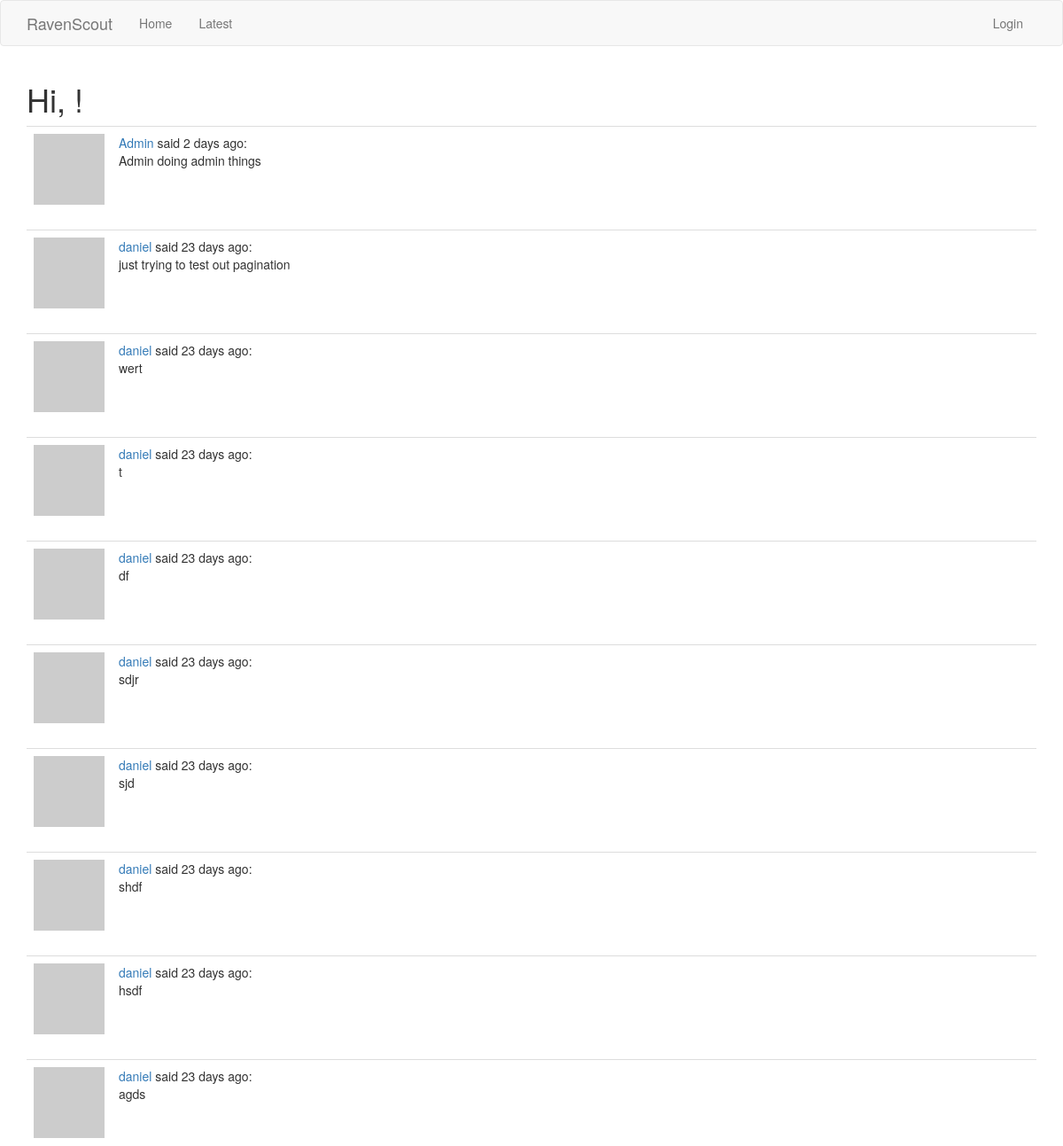
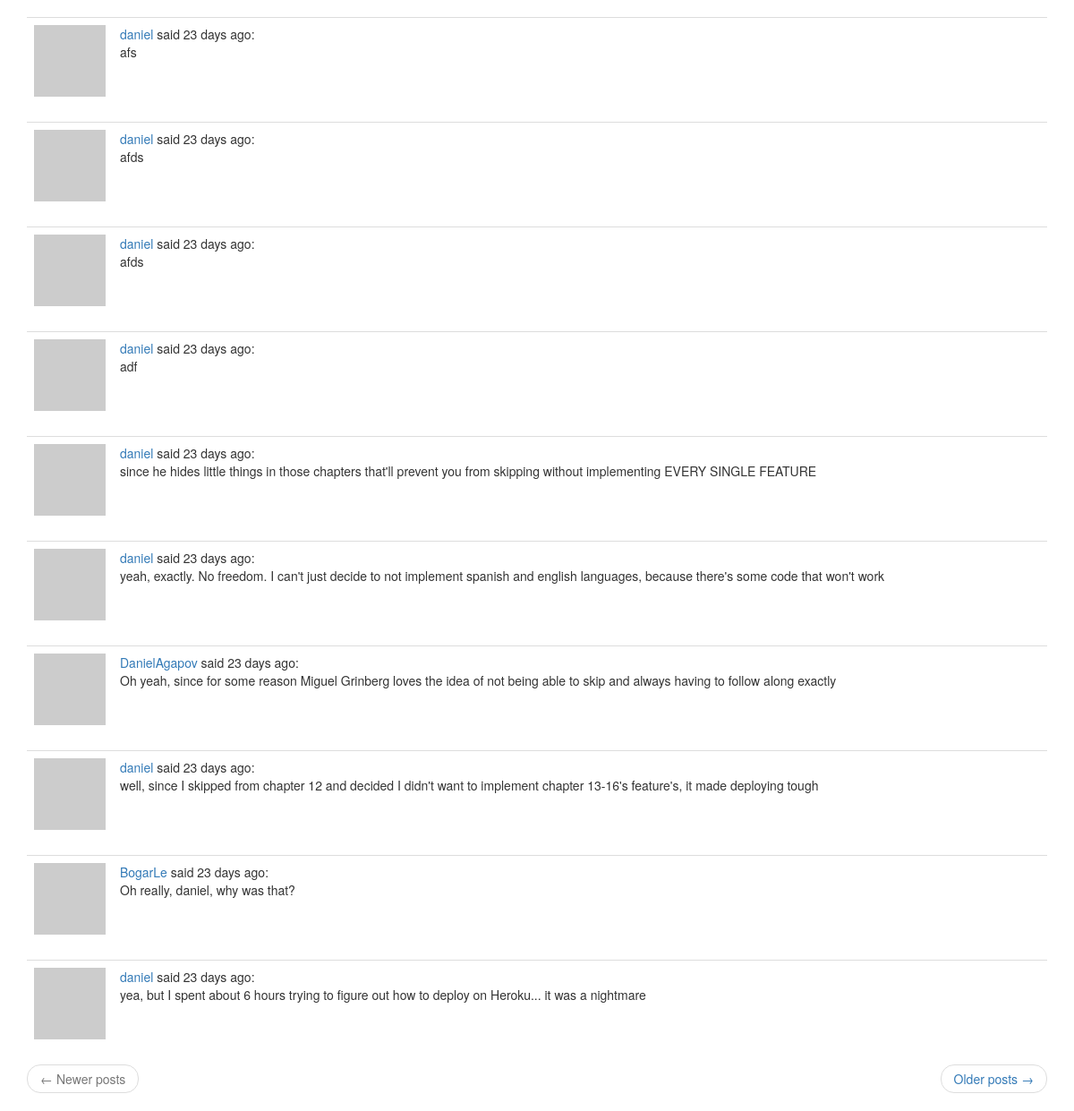
The app's page /latest with its own data (2 pictures, top to bottom).
### app/models.py (models this page shows, shortened)
class Post(db.Model):
    id = db.Column(db.Integer, primary_key=True)
    body = db.Column(db.String(140))
    timestamp = db.Column(db.DateTime, index=True, default=datetime.utcnow)
    user_id = db.Column(db.Integer, db.ForeignKey('user.id'))

class User(UserMixin, db.Model):
    id = db.Column(db.Integer, primary_key=True)
    username = db.Column(db.String(64), index=True, unique=True)
    email = db.Column(db.String(120), index=True, unique=True)
    password_hash = db.Column(db.String(128))
    posts = db.relationship('Post', backref='author', lazy='dynamic')
    about_me = db.Column(db.String(140))
    last_seen = db.Column(db.DateTime, default=datetime.utcnow)
    followed = db.relationship(
        'User', secondary=followers,
        primaryjoin=(followers.c.follower_id == id),
        secondaryjoin=(followers.c.followed_id == id),
        backref=db.backref('followers', lazy='dynamic'), lazy='dynamic')
    def avatar(self, size):
        digest = md5(self.email.lower().encode('utf-8')).hexdigest()
        return 'https://www.gravatar.com/avatar/{}?d=identicon&s={}'.format(
            digest, size)

### app/routes.py (the view)
@app.route('/latest')
def latest():
    page = request.args.get('page', 1, type=int)
    posts = Post.query.order_by(Post.timestamp.desc()).paginate(
        page, app.config['POSTS_PER_PAGE'], False)
    next_url = url_for('latest', page=posts.next_num) \
        if posts.has_next else None
    prev_url = url_for('latest', page=posts.prev_num) \
        if posts.has_prev else None
    return render_template("home.html", title='Latest |', posts=posts.items,
                          next_url=next_url, prev_url=prev_url)

### app/routes.py (called while the page is built)
@app.before_request
def before_request():
    if current_user.is_authenticated:
        current_user.last_seen = datetime.utcnow()
        db.session.commit()

### app/templates/home.html (shortened to what this page needs)
{% extends "base.html" %}
{% import 'bootstrap/wtf.html' as wtf %}
{% block app_content %}
    <h1>Hi, {{ current_user.username }}!</h1>
    {% for post in posts %}
        {% include '_post.html' %}
    {% endfor %}
    <nav aria-label="...">
        <ul class="pager">
            <li class="previous{% if not prev_url %} disabled{% endif %}">
                <a href="{{ prev_url or '#' }}">
                    <span aria-hidden="true">&larr;</span> Newer posts
                </a>
            </li>
            <li class="next{% if not next_url %} disabled{% endif %}">
                <a href="{{ next_url or '#' }}">
                    Older posts <span aria-hidden="true">&rarr;</span>
                </a>
            </li>
        </ul>
    </nav>
{% endblock %}

### app/templates/_post.html
<table class="table table-hover">
    <tr>
        <td width="70px">
            <a href="{{ url_for('user', username=post.author.username) }}">
                <img src="{{ post.author.avatar(70) }}" />
            </a>
        </td>
        <td>
            <a href="{{ url_for('user', username=post.author.username) }}">
                {{ post.author.username }}
            </a>
            said {{ moment(post.timestamp).fromNow() }}:
            <br>
            {{ post.body }}
        </td>
    </tr>
</table>

### records on screen
Post: author.username "Admin", timestamp "2 days ago", body "Admin doing admin things"
Post: author.username "daniel", timestamp "23 days ago", body "just trying to test out pagination"
Post: author.username "daniel", timestamp "23 days ago", body "wert"
Post: author.username "daniel", timestamp "23 days ago", body "t"
Post: author.username "daniel", timestamp "23 days ago", body "df"
Post: author.username "daniel", timestamp "23 days ago", body "sdjr"
Post: author.username "daniel", timestamp "23 days ago", body "sjd"
Post: author.username "daniel", timestamp "23 days ago", body "shdf"
Post: author.username "daniel", timestamp "23 days ago", body "hsdf"
Post: author.username "daniel", timestamp "23 days ago", body "agds"
Post: author.username "daniel", timestamp "23 days ago", body "afs"
Post: author.username "daniel", timestamp "23 days ago", body "afds"
Post: author.username "daniel", timestamp "23 days ago", body "afds"
Post: author.username "daniel", timestamp "23 days ago", body "adf"
Post: author.username "daniel", timestamp "23 days ago", body "since he hides little things in those chapters that'll prevent you from skipping without implementing EVERY SINGLE FEATURE"
Post: author.username "daniel", timestamp "23 days ago", body "yeah, exactly. No freedom. I can't just decide to not implement spanish and english languages, because there's some code that won't work"
Post: author.username "DanielAgapov", timestamp "23 days ago", body "Oh yeah, since for some reason Miguel Grinberg loves the idea of not being able to skip and always having to follow along exactly"
Post: author.username "daniel", timestamp "23 days ago", body "well, since I skipped from chapter 12 and decided I didn't want to implement chapter 13-16's feature's, it made deploying tough"
Post: author.username "BogarLe", timestamp "23 days ago", body "Oh really, daniel, why was that?"
Post: author.username "daniel", timestamp "23 days ago", body "yea, but I spent about 6 hours trying to figure out how to deploy on Heroku... it was a nightmare"
